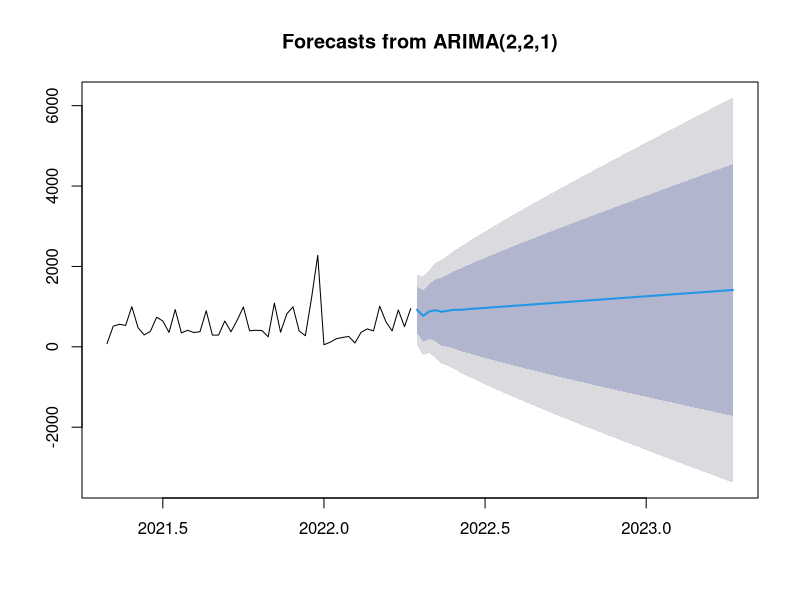
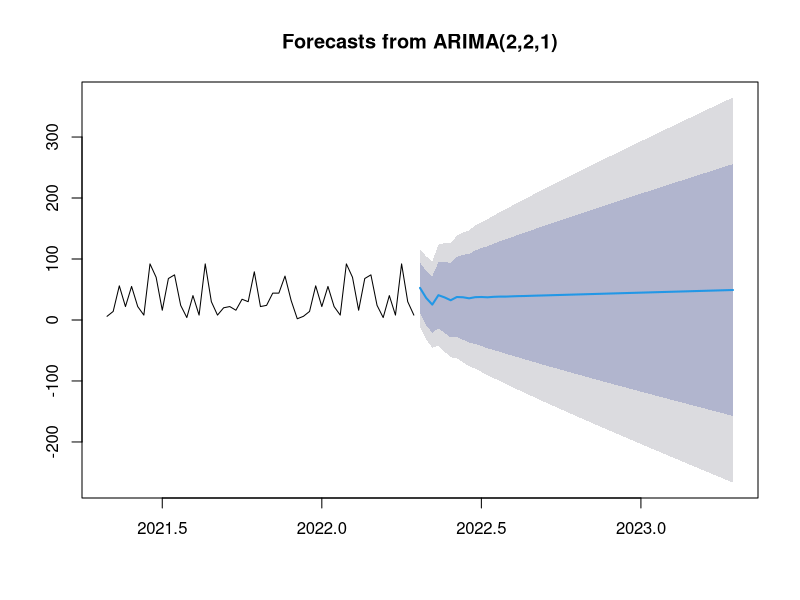
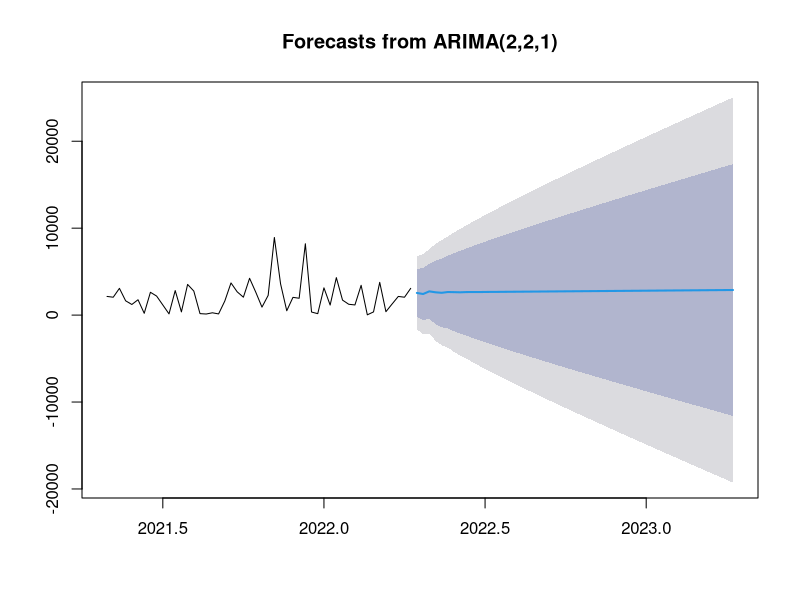
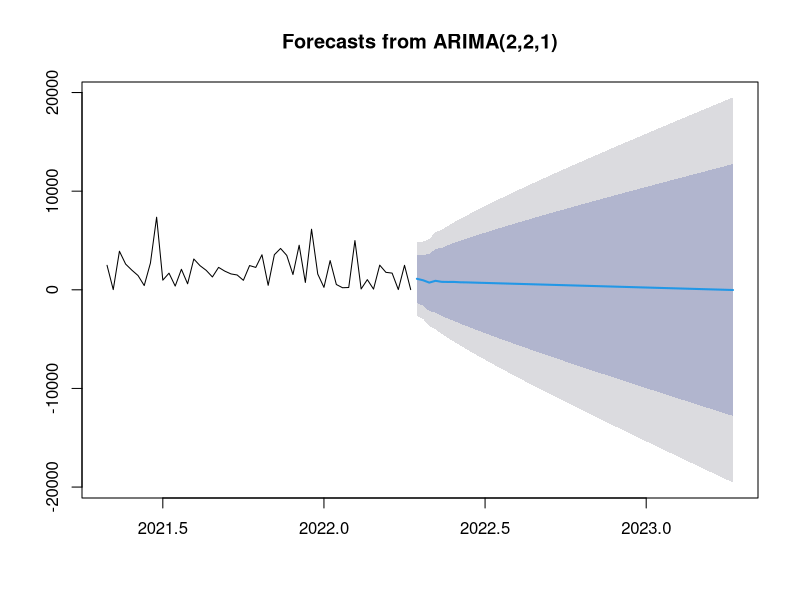
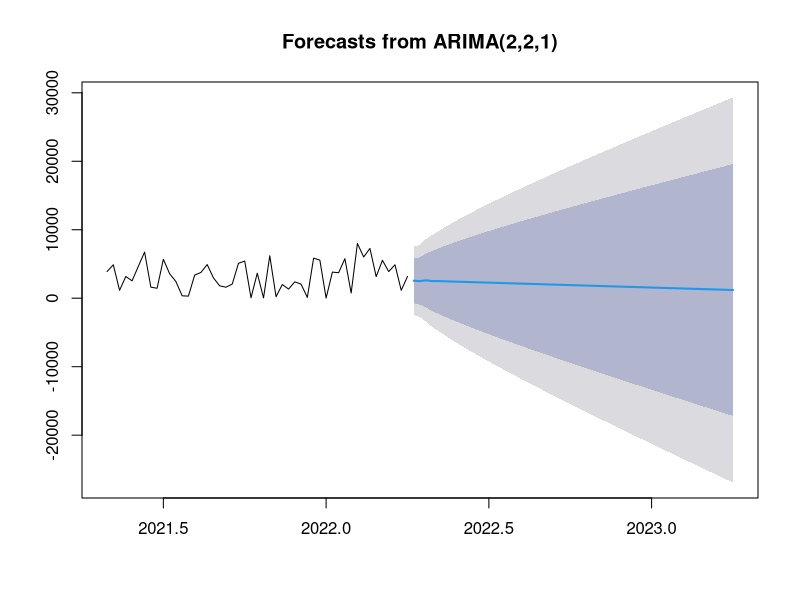
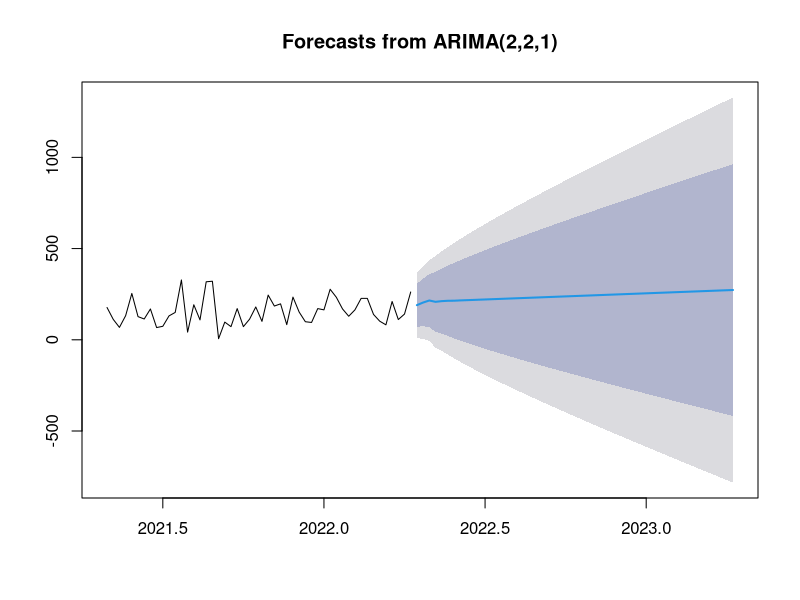
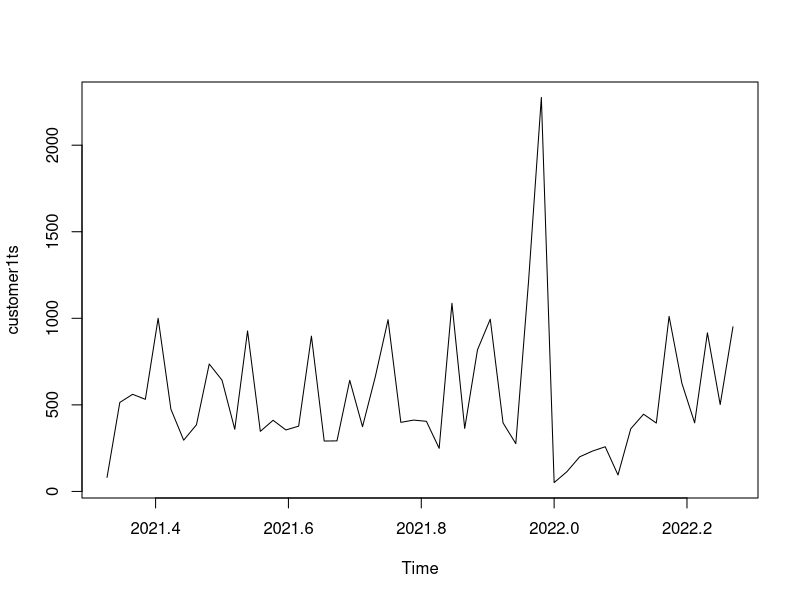
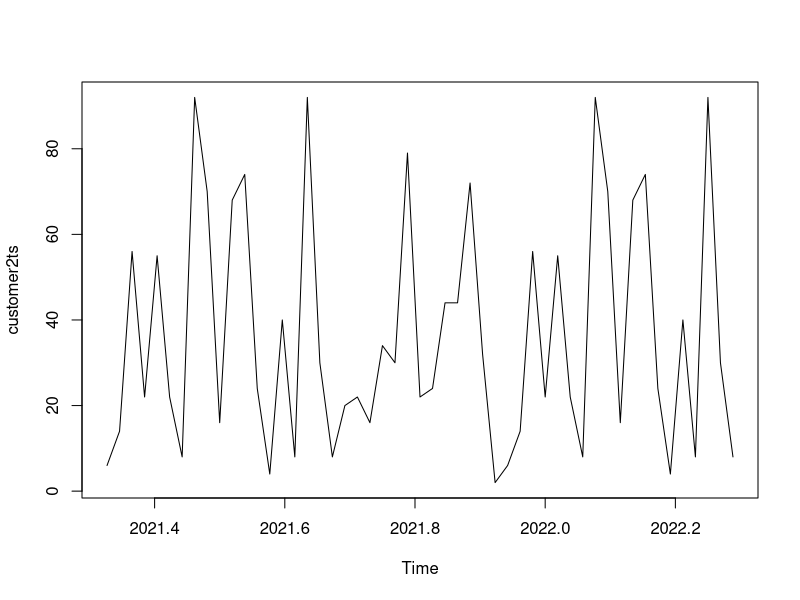

Generate these figures, in order, with R:
## ---- chunk 1
library(tidyverse)
library(lubridate)
forecast_data <- read_csv("ActualConsumptionForAnalysis.csv")
library(stats)
library(zoo)
library(forecast)
library(ggplot2)

## ---- chunk 2
##create customer objects

customer1 <- filter(forecast_data, Customer == "Customer 1")
customer2 <- filter(forecast_data, Customer == "Customer 2")
customer3 <- filter(forecast_data, Customer == "Customer 3")
customer4 <- filter(forecast_data, Customer == "Customer 4")
customer5 <- filter(forecast_data, Customer == "Customer 5")
customer6 <- filter(forecast_data, Customer == "Customer 6")


## ---- chunk 3
customer1$Date <- mdy(customer1$Date)
customer2$Date <- mdy(customer2$Date)
customer3$Date <- mdy(customer3$Date)
customer4$Date <- mdy(customer4$Date)
customer5$Date <- mdy(customer5$Date)
customer6$Date <- mdy(customer6$Date)
## ---- chunk 4
customer1 <- customer1 %>%
    mutate(week = week(Date),
           year  = year(Date)) %>%
    mutate(week_year = paste(week, year, sep = "-")) %>%
    select(-week,-year) %>% 
    group_by(week_year) %>%
    summarise(Quantity = sum(Quantity))

customer1ts <- ts(customer1$Quantity, frequency = 52, start = c(2021,18), end = c(2022, 15))

## ---- chunk 5
#customer2 <- customer2 %>%
#    mutate(week = week(Date),
#           year  = year(Date)) %>%
#    mutate(week_year = paste(week, year, sep = "-")) %>% 
#    group_by(week_year) %>%
#    summarise(Quantity = sum(Quantity))
## ---- chunk 6
customer2 <- customer2 %>%
    mutate(week = week(Date),
           year  = year(Date)) %>%
    mutate(week_year = paste(week, year, sep = "-")) %>%
    select(-week,-year) %>% 
    group_by(week_year) %>%
    summarise(Quantity = sum(Quantity))

customer2ts <- ts(customer2$Quantity, frequency = 52, start = c(2021,18), end = c(2022, 16))

## ---- chunk 7
customer3 <- customer3 %>%
    mutate(week = week(Date),
           year  = year(Date)) %>%
    mutate(week_year = paste(week, year, sep = "-")) %>%
    select(-week,-year) %>% 
    group_by(week_year) %>%
    summarise(Quantity = sum(Quantity))

customer3ts <- ts(customer3$Quantity, frequency = 52, start = c(2021,18), end = c(2022, 15))
## ---- chunk 8
customer4 <- customer4 %>%
    mutate(week = week(Date),
           year  = year(Date)) %>%
    mutate(week_year = paste(week, year, sep = "-")) %>%
    select(-week,-year) %>% 
    group_by(week_year) %>%
    summarise(Quantity = sum(Quantity))

customer4ts <- ts(customer4$Quantity, frequency = 52, start = c(2021,18), end = c(2022, 15))
## ---- chunk 9
customer5 <- customer5 %>%
    mutate(week = week(Date),
           year  = year(Date)) %>%
    mutate(week_year = paste(week, year, sep = "-")) %>%
    select(-week,-year) %>% 
    group_by(week_year) %>%
    summarise(Quantity = sum(Quantity))

customer5ts <- ts(customer5$Quantity, frequency = 52, start = c(2021,18), end = c(2022, 14))
## ---- chunk 10
customer6 <- customer6 %>%
    mutate(week = week(Date),
           year  = year(Date)) %>%
    mutate(week_year = paste(week, year, sep = "-")) %>%
    select(-week,-year) %>% 
    group_by(week_year) %>%
    summarise(Quantity = sum(Quantity))

customer6ts <- ts(customer6$Quantity, frequency = 52, start = c(2021,18), end = c(2022, 15))
## ---- chunk 11
#customer1 %>% 
#ggplot(aes(x = week_year, y = Quantity, group = week_year)) +
#geom_area(aes(fill = week_year), position = "stack") +
#labs(title = "Quantity Sold: Week Plot", x = "", y = "Sales",
#subtitle = "Customer1") +
#scale_y_continuous()
## ---- chunk 12



c1Arima <- arima(customer1ts,order=c(2,2,1))

c1Forecast <- forecast(c1Arima, h =52)
plot(c1Forecast)

c2Arima <- arima(customer2ts,order=c(2,2,1))

c2Forecast <- forecast(c2Arima, h =52)
plot(c2Forecast)

c3Arima <- arima(customer3ts,order=c(2,2,1))

c3Forecast <- forecast(c3Arima, h =52)
plot(c3Forecast)

c4Arima <- arima(customer4ts,order=c(2,2,1))

c4Forecast <- forecast(c4Arima, h =52)
plot(c4Forecast)

c5Arima <- arima(customer5ts,order=c(2,2,1))

c5Forecast <- forecast(c5Arima, h =52)
plot(c5Forecast)

c6Arima <- arima(customer6ts,order=c(2,2,1))

c6Forecast <- forecast(c6Arima, h =52)
plot(c6Forecast)
## ---- chunk 13
plot(customer1ts)
plot(customer2ts)
plot(customer3ts)
plot(customer4ts)
plot(customer5ts)
plot(customer6ts)

## ---- chunk 14
#regression



# add a regression line to the scatterplot
ggplot(data = customer1ts, aes(x = time(customer1ts), y = customer1ts)) +
  geom_point() +
  geom_smooth(method = "lm", se = FALSE)



# add a regression line to the scatterplot
ggplot(data = customer2ts, aes(x = time(customer2ts), y = customer2ts)) +
  geom_point() +
  geom_smooth(method = "lm", se = FALSE)



# add a regression line to the scatterplot
ggplot(data = customer3ts, aes(x = time(customer3ts), y = customer3ts)) +
  geom_point() +
  geom_smooth(method = "lm", se = FALSE)


# add a regression line to the scatterplot
ggplot(data = customer4ts, aes(x = time(customer4ts), y = customer4ts)) +
  geom_point() +
  geom_smooth(method = "lm", se = FALSE)



# add a regression line to the scatterplot
ggplot(data = customer5ts, aes(x = time(customer5ts), y = customer5ts)) +
  geom_point() +
  geom_smooth(method = "lm", se = FALSE)



# add a regression line to the scatterplot
ggplot(data = customer6ts, aes(x = time(customer6ts), y = customer6ts)) +
  geom_point() +
  geom_smooth(method = "lm", se = FALSE)


## ---- chunk 15
# use the ets() function from the forecast package to fit an ETS model to the time series
etsC1 <- ets(customer1ts)
etsC2 <- ets(customer2ts)
etsC3 <- ets(customer3ts)
etsC4 <- ets(customer4ts)
etsC5 <- ets(customer5ts)
etsC6 <- ets(customer6ts)

plot(etsC1)
plot(etsC2)
plot(etsC3)
plot(etsC4)
plot(etsC5)
plot(etsC6)




